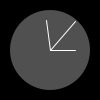
Frame 1 (no input)
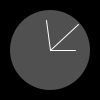
Frame 60 (the mouse pressed at the canvas centre just before this capture)
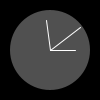
Frame 120 (the mouse held since frame 60 and released just before this capture)

The Processing sketch that drew these frames (run headless with seeded random() and noise(); from frame 60 on, the mouse is pressed at the canvas centre):

// Processing sketch: processing_6855
// ── processing_6855.pde

void setup(){
  size(100,100);
  stroke(255);
}

void draw(){
  background(0);
  fill(80);
  noStroke();
  
  ellipse(50,50,80,80);
  float s = map(second(),0,60,0,TWO_PI) - HALF_PI;
  float m = map(minute(),0,60,0,TWO_PI) - HALF_PI;
  float h = map(hour()%12,0,12,0,TWO_PI) - HALF_PI;
  stroke(255);
  line(50,50,cos(s)*38+50,sin(s)*38+50);
  line(50,50,cos(m)*30+50,sin(m)*30+50);
  line(50,50,cos(h)*25+50,sin(h)*25+50);
}
